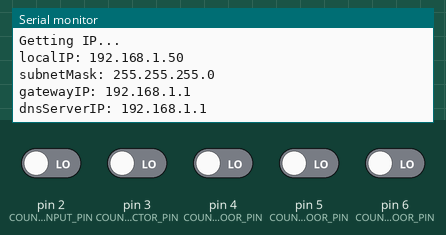
Recording of a sketch running on a simulated Arduino Uno, built with avr-gcc and run on an emulated ATmega328P. Parts: the last lines printed to the serial monitor. The inputs (shaded band) are chosen by the test bench; at power-on: pin 2 (COUNTER_INPUT_PIN), pin 3 (COUNTER_COLLECTOR_PIN), pin 4 (COUNTER_WARMFLOOR_PIN), pin 5 (COUNTER_FIRSTFLOOR_PIN), pin 6 (COUNTER_SECONDFLOOR_PIN) LOW. WiFi joins after 1.5 s; servers stay silent unless stated; no MQTT or app messages arrive unless stated.

Above: at 2.7 s.
2.8 s: pin 2 (COUNTER_INPUT_PIN) driven HIGH
At 3.3 s:
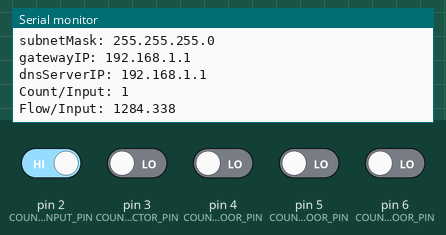
4.3 s: pin 3 (COUNTER_COLLECTOR_PIN) driven HIGH
At 4.9 s:
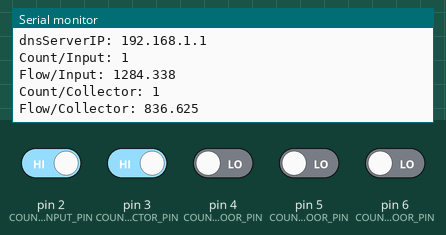
5.8 s: pin 4 (COUNTER_WARMFLOOR_PIN) driven HIGH
At 6.8 s:
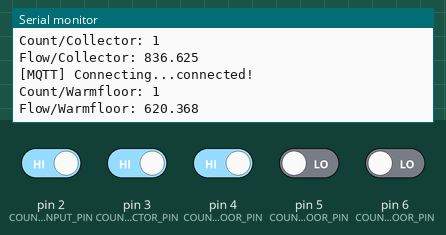
7.3 s: pin 5 (COUNTER_FIRSTFLOOR_PIN) driven HIGH
At 8.0 s:
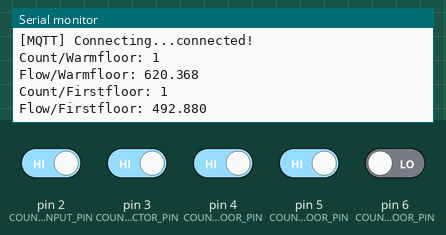
8.8 s: pin 6 (COUNTER_SECONDFLOOR_PIN) driven HIGH
At 10.3 s:
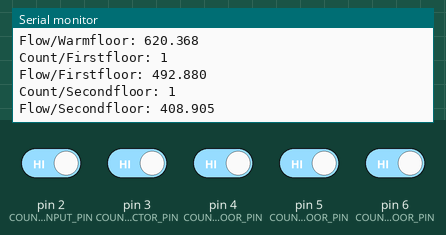

The sketch:

2017-10-21_21_25_19_412.ino
```cpp
/*
 Name:		MQTT.ino
*/

#include <Ethernet.h>
#include <PubSubClient.h>
#include <Bounce2.h>

long now = 0;

byte MAC_ADDRESS[] = { 0x90, 0xA2, 0xDA, 0x0D, 0x31, 0xB8 };
#define MQTT_SERVER "10.20.30.60"

EthernetClient ethClient;
PubSubClient mqttClient(ethClient);
unsigned long lastReconnectAttempt = 0;

#define COUNTER_INPUT_PIN 2
Bounce debouncerInputPin = Bounce();
unsigned int counterInputCount = 0;
unsigned long counterInputTime = 0;

#define COUNTER_COLLECTOR_PIN 3
Bounce debouncerCollectorPin = Bounce();
unsigned int counterCollectorCount = 0;
unsigned long counterCollectorTime = 0;

#define COUNTER_WARMFLOOR_PIN 4
Bounce debouncerWarmfloorPin = Bounce();
unsigned int counterWarmfloorCount = 0;
unsigned long counterWarmfloorTime = 0;

#define COUNTER_FIRSTFLOOR_PIN 5
Bounce debouncerFirstfloorPin = Bounce();
unsigned int counterFirstfloorCount = 0;
unsigned long counterFirstfloorTime = 0;

#define COUNTER_SECONDFLOOR_PIN 6
Bounce debouncerSecondfloorPin = Bounce();
unsigned int counterSecondfloorCount = 0;
unsigned long counterSecondfloorTime = 0;

boolean mqttReconnect() {
	if (mqttClient.connect("arduinoClient")) {
		Serial.println("connected!");
		// Once connected, publish an announcement...
		mqttClient.publish("outTopic", "hello world");
		// ... and resubscribe
		mqttClient.subscribe("inTopic");
	}
	return mqttClient.connected();
}

//void countImp(void) {
//	c++;
//	String pubString = String(c);
//	//pubString = "{\"idx\":7,\"nvalue\":0,\"svalue\":\"" + pubString + "\"}";
//	Serial.println(pubString);
//	mqttClient.publish("H2O/Count", pubString.c_str());
//}

void setup() {
	pinMode(COUNTER_INPUT_PIN, INPUT);
	debouncerInputPin.attach(COUNTER_INPUT_PIN);
	debouncerInputPin.interval(5);
	pinMode(COUNTER_COLLECTOR_PIN, INPUT);
	debouncerCollectorPin.attach(COUNTER_COLLECTOR_PIN);
	debouncerCollectorPin.interval(5);
	pinMode(COUNTER_WARMFLOOR_PIN, INPUT);
	debouncerWarmfloorPin.attach(COUNTER_WARMFLOOR_PIN);
	debouncerWarmfloorPin.interval(5);
	pinMode(COUNTER_FIRSTFLOOR_PIN, INPUT);
	debouncerFirstfloorPin.attach(COUNTER_FIRSTFLOOR_PIN);
	debouncerFirstfloorPin.interval(5);
	pinMode(COUNTER_SECONDFLOOR_PIN, INPUT);
	debouncerSecondfloorPin.attach(COUNTER_SECONDFLOOR_PIN);
	debouncerSecondfloorPin.interval(5);
	Serial.begin(115200);
	Serial.println("Getting IP...");
	Ethernet.begin(MAC_ADDRESS);
	Serial.print("localIP: ");		Serial.println(Ethernet.localIP());
	Serial.print("subnetMask: ");	Serial.println(Ethernet.subnetMask());
	Serial.print("gatewayIP: ");	Serial.println(Ethernet.gatewayIP());
	Serial.print("dnsServerIP: ");	Serial.println(Ethernet.dnsServerIP());
	mqttClient.setServer(MQTT_SERVER, 1883);
}

void loop()
{
	if (!mqttClient.connected()) {
		now = millis();
		if (now - lastReconnectAttempt > 5000) {
			lastReconnectAttempt = now;
			// Attempt to reconnect
			Serial.print("[MQTT] Connecting...");
			if (mqttReconnect()) {lastReconnectAttempt = 0;}
		}
	} else {
		// Client connected
		mqttClient.loop();
	}
	if (debouncerInputPin.update()) {
		if (debouncerInputPin.rose()) {
			now = millis();
			counterInputCount++;
			float b = (3600000.0 / (now - counterInputTime));
			unsigned long c = b * 1000.0;
			Serial.print("Count/Input: ");
			Serial.println(counterInputCount);
			Serial.print("Flow/Input: ");
			Serial.print(c / 1000);
			Serial.print(".");
			Serial.println(c % 1000);
			counterInputTime = now;
			String pubString = String(counterInputCount);
			mqttClient.publish("Count/Input", pubString.c_str());
			pubString = String(c / 1000);
			mqttClient.publish("Flow/Input", pubString.c_str());
		}
	}
	if (debouncerCollectorPin.update()) {
		if (debouncerCollectorPin.rose()) {
			now = millis();
			counterCollectorCount++;
			float b = (3600000.0 / (now - counterCollectorTime));
			unsigned long c = b * 1000.0;
			Serial.print("Count/Collector: ");
			Serial.println(counterCollectorCount);
			Serial.print("Flow/Collector: ");
			Serial.print(c / 1000);
			Serial.print(".");
			Serial.println(c % 1000);
			counterCollectorTime = now;
			String pubString = String(counterCollectorCount);
			mqttClient.publish("Count/Collector", pubString.c_str());
			pubString = String(c / 1000);
			mqttClient.publish("Flow/Collector", pubString.c_str());
		}
	}
	if (debouncerWarmfloorPin.update()) {
		if (debouncerWarmfloorPin.rose()) {
			now = millis();
			counterWarmfloorCount++;
			float b = (3600000.0 / (now - counterWarmfloorTime));
			unsigned long c = b * 1000.0;
			Serial.print("Count/Warmfloor: ");
			Serial.println(counterWarmfloorCount);
			Serial.print("Flow/Warmfloor: ");
			Serial.print(c / 1000);
			Serial.print(".");
			Serial.println(c % 1000);
			counterWarmfloorTime = now;
			String pubString = String(counterWarmfloorCount);
			mqttClient.publish("Count/Warmfloor", pubString.c_str());
			pubString = String(c / 1000);
			mqttClient.publish("Flow/Warmfloor", pubString.c_str());
		}
	}
	if (debouncerFirstfloorPin.update()) {
		if (debouncerFirstfloorPin.rose()) {
			now = millis();
			counterFirstfloorCount++;
			float b = (3600000.0 / (now - counterFirstfloorTime));
			unsigned long c = b * 1000.0;
			Serial.print("Count/Firstfloor: ");
			Serial.println(counterFirstfloorCount);
			Serial.print("Flow/Firstfloor: ");
			Serial.print(c / 1000);
			Serial.print(".");
			Serial.println(c % 1000);
			counterFirstfloorTime = now;
			String pubString = String(counterFirstfloorCount);
			mqttClient.publish("Count/Firstfloor", pubString.c_str());
			pubString = String(c / 1000);
			mqttClient.publish("Flow/Firstfloor", pubString.c_str());
		}
	}
	if (debouncerSecondfloorPin.update()) {
		if (debouncerSecondfloorPin.rose()) {
			now = millis();
			counterSecondfloorCount++;
			float b = (3600000.0 / (now - counterSecondfloorTime));
			unsigned long c = b * 1000.0;
			Serial.print("Count/Secondfloor: ");
			Serial.println(counterSecondfloorCount);
			Serial.print("Flow/Secondfloor: ");
			Serial.print(c / 1000);
			Serial.print(".");
			Serial.println(c % 1000);
			counterSecondfloorTime = now;
			String pubString = String(counterSecondfloorCount);
			mqttClient.publish("Count/Secondfloor", pubString.c_str());
			pubString = String(c / 1000);
			mqttClient.publish("Flow/Secondfloor", pubString.c_str());
		}
	}
}
```

Measured:
- after the input at 2.8 s, the serial monitor: prints a new line at once (image 1)
- after the input at 4.3 s, the serial monitor: prints a new line at once (image 2)
- after the input at 5.8 s, the serial monitor: prints a new line at once (image 3)
- after the input at 7.3 s, the serial monitor: prints a new line at once (image 4)
- after the input at 8.8 s, the serial monitor: prints a new line at once (image 5)
